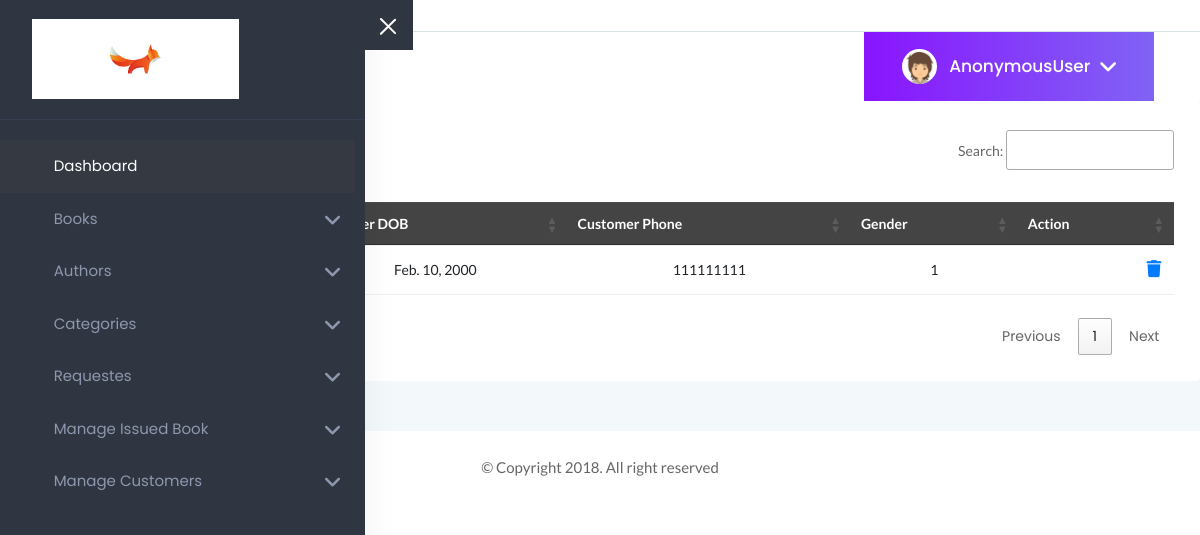
The app's page /userlist with its own data.
### home/models.py (models this page shows, shortened)
class Customer(models.Model):
    user = models.OneToOneField(CustomUser, on_delete=models.CASCADE)
    customer_dob = models.DateField(auto_now_add=False)
    gender= models.CharField(max_length=10)
    phone = models.CharField(max_length=10, blank=True)
    image = models.ImageField(upload_to="uploads/profile-pic/")

### home/views.py (the view)
# urls.py: path('userlist' ,USERLIST,name="userlist"),
def USERLIST(request):
    customers = Customer.objects.all()
    context ={
        'customers':customers
    }
    return render(request,'admin/users_list.html',context)

### templates/admin/users_list.html (shortened to what this page needs)
{% extends "admin/admin_dashboard.html" %}
{% load static %}
{% block css %}
  <link rel="stylesheet" href="https://cdn.datatables.net/1.11.4/css/jquery.dataTables.min.css">
  <link rel="stylesheet" href="https://cdnjs.cloudflare.com/ajax/libs/font-awesome/6.0.0/css/all.min.css">
{% endblock css %}
{% block body %}
    <div class="row">
        <div class="card" style="width: 100%;">
            <div class="card-body">
                <h4 class="header-title">Customer List</h4>
                <div class="data-tables datatable-dark">
                    <table id="dataTable3" class="text-center">
                        <thead class="text-capitalize">
                            <tr>
                                <th>Customer Name</th>
                                <th>Customer DOB</th>
                                <th>Customer Phone</th>
                                <th>Gender</th>
                                <th>Action</th>
                            </tr>
                        </thead>
                        <tbody>
                            {% for customer in customers %}
                            <tr>
                                <td>{{customer.user.first_name }}&nbsp;{{customer.user.last_name }}</td>
                                <td>{{customer.customer_dob }}</td>
                                <td>{{customer.phone }}</td>
                                <td>{{customer.gender }}</td>
                                <td class="text-right">
                                    <div class="actions">
                                       <a href="{% url 'deletestudent' customer.id %}" type="submit" class="btn-delete" style="padding: 5px; font-size: 17px; margin: -2px;">
                                       <i class="fas fa-trash"></i>
                                       </a>
                                    </div>
                                </td>
                            </tr>
                            {% endfor %}
                        </tbody>
                    </table>
                </div>
            </div>
        </div>
    </div>
{% endblock body %}

### static/assets/css/default-css.css (style rules this page uses)
* { margin: 0; padding: 0; box-sizing: border-box; }
*, *:before, *:after { -moz-box-sizing: border-box; -webkit-box-sizing: border-box; box-sizing: border-box; }
html { -webkit-font-smoothing: antialiased; }
body { background: #fff; font-weight: normal; -webkit-font-smoothing: antialiased; -webkit-text-size-adjust: 100%; }
:root { --primary-color: #4336FB; }

### static/assets/css/styles.css (style rules this page uses)
.card { border: none; border-radius: 4px; background-color: #fff; -webkit-transition: all 0.3s ease 0s !important; transition: all 0.3s ease 0s !important; }
.card-body { padding: 25.6px; padding: 1.6rem; }
.header-title { font-family: 'Lato', sans-serif; font-size: 18px; font-weight: 600; letter-spacing: 0; color: #333; text-transform: capitalize; margin-bottom: 17px; }
table tr th { border-bottom: none; }
table tr th, table tr td { border-top: 1px solid rgba(120, 130, 140, 0.13) !important; }
table.dataTable.no-footer { border-bottom: 1px solid rgba(120, 130, 140, 0.13) !important; }
table.dataTable thead th, table.dataTable thead td { border-bottom-color: transparent; }
.datatable-dark thead { background: #444; color: #fff; }

### records on screen
Customer: customer_dob "Feb. 10, 2000", phone "111111111", gender "1"

### other values on screen
{{ user }} "AnonymousUser"
